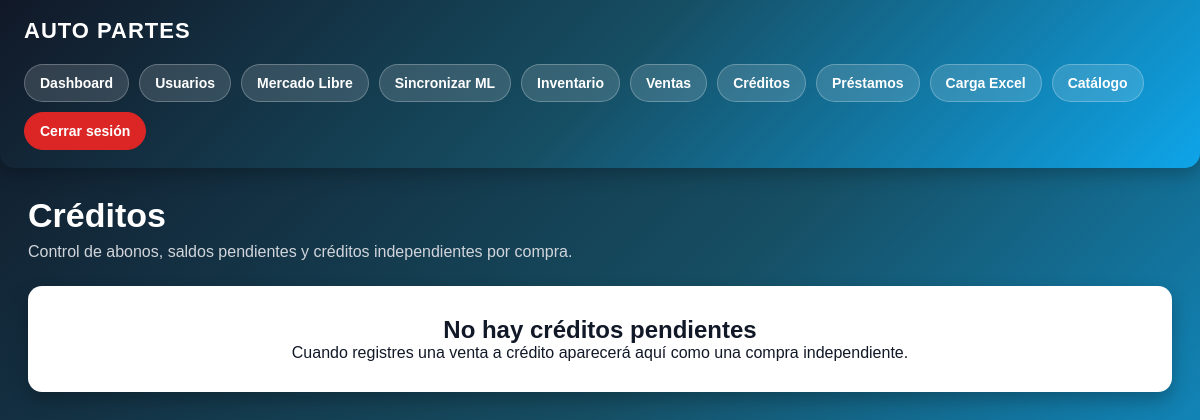
Page /creditos (signed in) on the earlier database version.
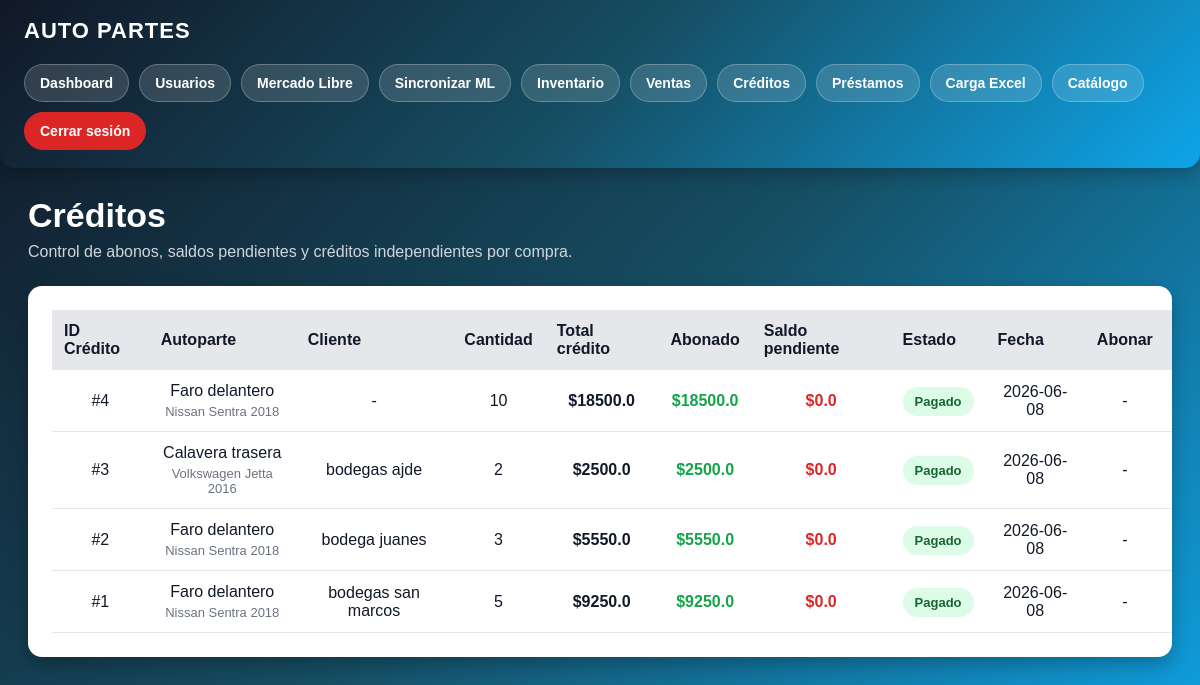
Same page on the later database version.
### app.py (models this page shows)
class CreditoVenta(db.Model):
    id = db.Column(db.Integer, primary_key=True)
    movimiento_id = db.Column(db.Integer, db.ForeignKey("movimiento.id"), nullable=False)
    movimiento = db.relationship("Movimiento", backref="credito")
    producto_id = db.Column(db.Integer, db.ForeignKey("producto.id"), nullable=False)
    producto = db.relationship("Producto", backref="creditos_venta")
    cliente = db.Column(db.String(150))
    cantidad = db.Column(db.Integer, default=1)
    precio_unitario = db.Column(db.Float, default=0)
    total = db.Column(db.Float, default=0)
    estado = db.Column(db.String(50), default="credito")
    fecha_salida = db.Column(db.String(100))
    comentarios = db.Column(db.Text)

class Producto(db.Model):
    id = db.Column(db.Integer, primary_key=True)
    marca = db.Column(db.String(100))
    modelo = db.Column(db.String(100))
    anio = db.Column(db.Integer)
    autoparte = db.Column(db.String(150))
    observaciones = db.Column(db.Text)
    transmision = db.Column(db.String(100))
    motor = db.Column(db.String(100))
    propiedad = db.Column(db.String(100))
    tipo = db.Column(db.String(100))
    lado = db.Column(db.String(50))
    origen = db.Column(db.String(100))
    costo_venta = db.Column(db.Float)
    stock = db.Column(db.Integer, default=1)
    foto = db.Column(db.Text)
    link_ml = db.Column(db.String(500))
    estado = db.Column(db.String(50), default="disponible")
    vendido_a = db.Column(db.String(150))
    metodo_pago = db.Column(db.String(100))
    factura = db.Column(db.String(100))
    comentarios_venta = db.Column(db.Text)
    fecha_salida = db.Column(db.String(100))
    fecha_prestamo = db.Column(db.String(100))

### app.py (the view)
@app.route("/creditos")
def creditos():
    if not session.get("rol") in ["admin", "vendedor"]:
        return redirect("/login")
    creditos_bd = CreditoVenta.query.order_by(
        CreditoVenta.id.desc()
    ).all()
    creditos_lista = []
    for credito_item in creditos_bd:
        abonado, saldo = calcular_saldo_credito(credito_item)
        if saldo <= 0 and credito_item.estado != "pagado":
            credito_item.estado = "pagado"
            if credito_item.movimiento:
                credito_item.movimiento.estado = "pagado"
            db.session.commit()
        creditos_lista.append({
            "id": credito_item.id,
            "producto": credito_item.producto,
            "cliente": credito_item.cliente,
            "cantidad": credito_item.cantidad,
            "total": round(credito_item.total or 0, 2),
            "abonado": round(abonado, 2),
            "saldo": round(saldo, 2),
            "estado": credito_item.estado,
            "fecha_salida": credito_item.fecha_salida,
            "comentarios": credito_item.comentarios
        })
    return render_template(
        "creditos.html",
        creditos=creditos_lista
    )

### app.py (called while the page is built)
def calcular_abonado_credito(credito_id):
    total_abonado = db.session.query(
        db.func.coalesce(db.func.sum(AbonoCreditoVenta.monto), 0)
    ).filter(
        AbonoCreditoVenta.credito_id == credito_id
    ).scalar()
    return round(float(total_abonado or 0), 2)

def calcular_saldo_credito(credito):
    abonado = calcular_abonado_credito(credito.id)
    total = credito.total or 0
    saldo = round(max(total - abonado, 0), 2)
    return abonado, saldo

### templates/creditos.html (shortened to what this page needs)
{% extends "layout.html" %}
{% block contenido %}
<div class="creditos-header">
    <h1>Créditos</h1>
    <p>Control de abonos, saldos pendientes y créditos independientes por compra.</p>
</div>
{% if creditos %}
<div class="creditos-card">
    <table>
        <tr>
            <th>ID Crédito</th>
            <th>Autoparte</th>
            <th>Cliente</th>
            <th>Cantidad</th>
            <th>Total crédito</th>
            <th>Abonado</th>
            <th>Saldo pendiente</th>
            <th>Estado</th>
            <th>Fecha</th>
            <th>Abonar</th>
            <th>Liquidar</th>
        </tr>
        {% for credito in creditos %}
        <tr>
            <td>#{{ credito.id }}</td>
            <td>
                {% if credito.producto %}
                    {{ credito.producto.autoparte or '-' }}
                    <div class="detalle">
                        {{ credito.producto.marca or '' }}
                        {{ credito.producto.modelo or '' }}
                        {{ credito.producto.anio or '' }}
                    </div>
                {% else %}
                    {{ credito.autoparte or '-' }}
                {% endif %}
            </td>
            <td>{{ credito.cliente or '-' }}</td>
            <td>{{ credito.cantidad or 1 }}</td>
            <td class="total">
                ${{ credito.total }}
            </td>
            <td class="abonado">
                ${{ credito.abonado }}
            </td>
            <td class="saldo">
                ${{ credito.saldo }}
            </td>
            <td>
                {% if credito.estado == "pagado" %}
                    <span class="badge-pagado">Pagado</span>
                {% else %}
                    <span class="badge-credito">A crédito</span>
                {% endif %}
            </td>
            <td>{{ credito.fecha_salida or '-' }}</td>
            <td>
                {% if credito.estado != "pagado" %}
                    <form
                        method="POST"
                        action="/abonar/{{ credito.id }}"
                        class="form-abono"
                    >
                        <input
                            type="number"
                            step="0.01"
                            min="1"
                            name="monto"
                            placeholder="Monto"
                            required
                        >
                        <button
                            type="submit"
                            class="btn-mini btn-abonar"
                        >
                            Abonar
                        </button>
                    </form>
                {% else %}
                    -
                {% endif %}
            </td>
            <td>
            </td>
        </tr>
        {% endfor %}
    </table>
</div>
{% else %}
<div class="sin-creditos">
    <h2>No hay créditos pendientes</h2>
    <p>Cuando registres una venta a crédito aparecerá aquí como una compra independiente.</p>
</div>
{% endif %}
{% endblock %}

Differences in the rows shown:
added CreditoVenta: id "4", producto "Faro delantero", producto "Nissan", producto "Sentra", producto "2018", cliente "-", cantidad "10", total "18500.0", abonado "18500.0", saldo "0.0", estado "Pagado", fecha_salida "2026-06-08"
added CreditoVenta: id "3", producto "Calavera trasera", producto "Volkswagen", producto "Jetta", producto "2016", cliente "bodegas ajde", cantidad "2", total "2500.0", abonado "2500.0", saldo "0.0", estado "Pagado", fecha_salida "2026-06-08"
added CreditoVenta: id "2", producto "Faro delantero", producto "Nissan", producto "Sentra", producto "2018", cliente "bodega juanes", cantidad "3", total "5550.0", abonado "5550.0", saldo "0.0", estado "Pagado", fecha_salida "2026-06-08"
added CreditoVenta: id "1", producto "Faro delantero", producto "Nissan", producto "Sentra", producto "2018", cliente "bodegas san marcos", cantidad "5", total "9250.0", abonado "9250.0", saldo "0.0", estado "Pagado", fecha_salida "2026-06-08"
Other differences:
text no longer shown: "No hay créditos pendientes Cuando registres una venta a crédito aparecerá aquí como una compra independiente."
text now shown: "ID Crédito Autoparte Cliente Cantidad Total crédito Abonado Saldo pendiente Estado Fecha Abonar"
